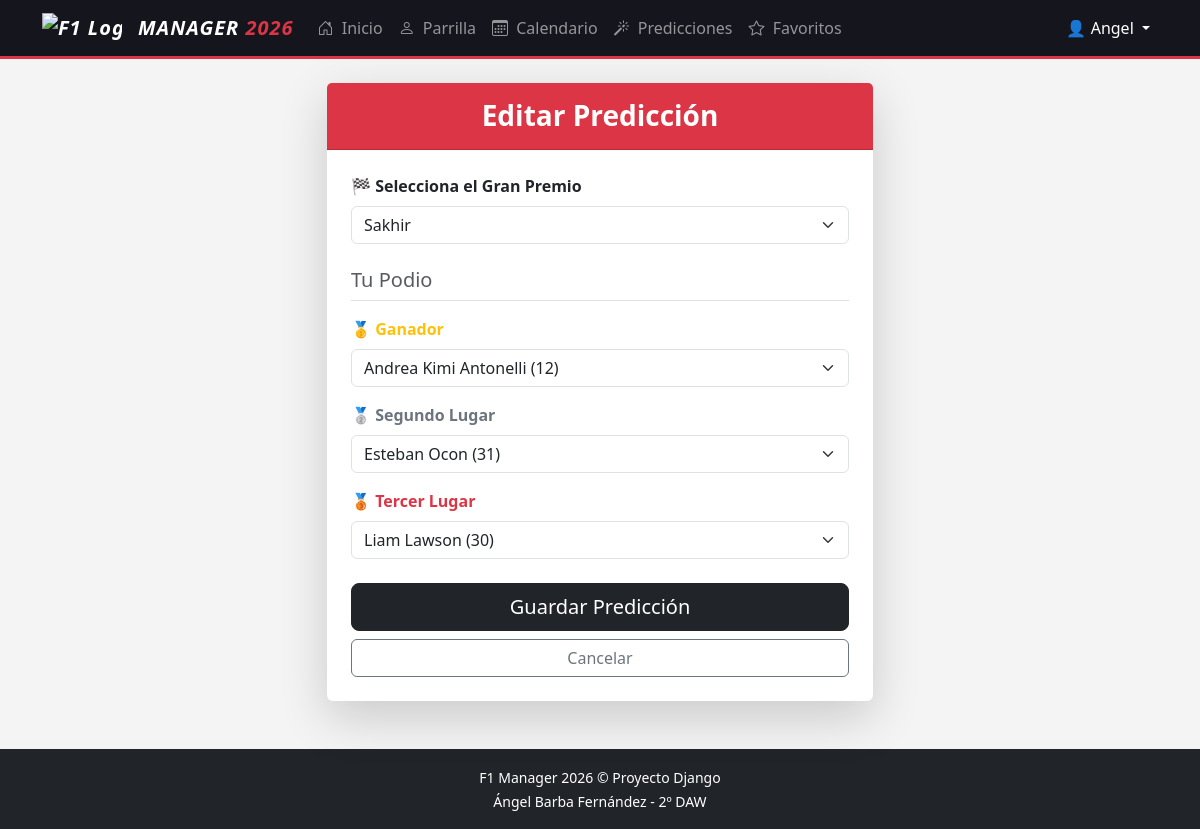
The page /prediccion/editar/2/ (signed in) on the database its author committed.
### core/models.py (models this page shows, shortened)
class Prediccion(models.Model):
    user = models.ForeignKey(User, on_delete=models.CASCADE)
    circuito = models.ForeignKey(Circuito, on_delete=models.CASCADE)
    primero = models.ForeignKey(Piloto, on_delete=models.CASCADE, related_name='prediccion_primero')
    segundo = models.ForeignKey(Piloto, on_delete=models.CASCADE, related_name='prediccion_segundo')
    tercero = models.ForeignKey(Piloto, on_delete=models.CASCADE, related_name='prediccion_tercero')
    fecha_creacion = models.DateTimeField(auto_now_add=True)
    class Meta:
        unique_together = ('user', 'circuito')

### core/views.py (the view)
# urls.py: path('prediccion/editar/<int:pk>/', views.editar_prediccion, name='editar_prediccion'),
@login_required
def editar_prediccion(request, pk):
    prediccion = get_object_or_404(Prediccion, pk=pk, user=request.user)
    if prediccion.circuito.fecha <= date.today():
        messages.error(request, "La carrera ya ha comenzado o finalizado. No se puede modificar.")
        return redirect('lista_predicciones')
    if request.method == 'POST':
        form = PrediccionForm(request.POST, instance=prediccion, user=request.user)
        if form.is_valid():
            form.save()
            messages.success(request, 'Predicción actualizada con éxito.')
            return redirect('lista_predicciones')
    else:
        form = PrediccionForm(instance=prediccion, user=request.user)
    return render(request, 'core/crear_prediccion.html', {'form': form, 'editando': True})

### core/forms.py (shortened to what this page needs)
class PrediccionForm(forms.ModelForm):
    class Meta:
        model = Prediccion
        fields = ['circuito', 'primero', 'segundo', 'tercero']
        widgets = {
            'circuito': forms.Select(attrs={'class': 'form-select'}),
            'primero': forms.Select(attrs={'class': 'form-select'}),
            'segundo': forms.Select(attrs={'class': 'form-select'}),
            'tercero': forms.Select(attrs={'class': 'form-select'}),
        }
        labels = {
            'primero': '🥇 Ganador',
            'segundo': '🥈 Segundo Lugar',
            'tercero': '🥉 Tercer Lugar',
        }
    def __init__(self, *args, **kwargs):
        self.user = kwargs.pop('user', None)
        super().__init__(*args, **kwargs)
        circuitos_futuros = Circuito.objects.filter(fecha__gte=date.today()).order_by('fecha')
        if self.user and not self.instance.pk:
            carreras_jugadas = Prediccion.objects.filter(user=self.user).values_list('circuito_id', flat=True)
            circuitos_futuros = circuitos_futuros.exclude(id__in=carreras_jugadas)
        self.fields['circuito'].queryset = circuitos_futuros

### core/models.py (called while the page is built)
    def __str__(self):
        return self.nombre

    def __str__(self):
        return f"{self.nombre} ({self.numero})"

### core/templates/core/crear_prediccion.html (shortened to what this page needs)
{% extends 'core/base.html' %}
{% block content %}
<div class="row justify-content-center">
    <div class="col-md-8 col-lg-6">
        <div class="card shadow-lg border-0">
            <div class="card-header bg-danger text-white text-center py-3">
                <h3 class="mb-0 fw-bold">{% if editando %}Editar Predicción{% else %}Nueva Predicción{% endif %}</h3>
            </div>
            <div class="card-body p-4">
                <form method="post">
                    <div class="mb-4">
                        <label class="form-label fw-bold">🏁 Selecciona el Gran Premio</label>
                        {{ form.circuito }}
                    </div>
                    <h5 class="text-muted border-bottom pb-2 mb-3">Tu Podio</h5>
                    <div class="mb-3">
                        <label class="form-label text-warning fw-bold">🥇 Ganador</label>
                        {{ form.primero }}
                    </div>
                    <div class="mb-3">
                        <label class="form-label text-secondary fw-bold">🥈 Segundo Lugar</label>
                        {{ form.segundo }}
                    </div>
                    <div class="mb-3">
                        <label class="form-label text-danger fw-bold">🥉 Tercer Lugar</label>
                        {{ form.tercero }}
                    </div>
                    <div class="d-grid gap-2 mt-4">
                        <button type="submit" class="btn btn-dark btn-lg">Guardar Predicción</button>
                        <a href="{% url 'home' %}" class="btn btn-outline-secondary">Cancelar</a>
                    </div>
                </form>
            </div>
        </div>
    </div>
</div>
{% endblock %}

### core/templates/core/base.html (shortened to what this page needs)
<!DOCTYPE html>
<html lang="es">
<head>
    <link href="https://cdn.jsdelivr.net/npm/bootstrap@5.3.0/dist/css/bootstrap.min.css" rel="stylesheet">
    <link rel="stylesheet" href="https://cdn.jsdelivr.net/npm/bootstrap-icons@1.11.0/font/bootstrap-icons.css">
    <link rel="stylesheet" href="https://cdn.jsdelivr.net/gh/lipis/flag-icons@6.6.6/css/flag-icons.min.css"/>
</head>
<body>
    <nav class="navbar navbar-expand-lg navbar-dark border-bottom border-danger border-3 sticky-top">
        <div class="container">
            <a class="navbar-brand text-white d-flex align-items-center" href="{% url 'home' %}">
                <img src="https://www.formula1.com/etc/designs/fom-website/images/f1_logo_white.png" alt="F1 Logo" width="80" height="auto" class="me-3">
                <span style="font-style: italic; letter-spacing: 1px;">
                    MANAGER <span class="text-danger">2026</span>
                </span>
            </a>
            <div class="collapse navbar-collapse" id="navbarNav">
                <ul class="navbar-nav me-auto">
                    <li class="nav-item">
                        <a class="nav-link" href="{% url 'home' %}">
                            <i class="bi bi-house-door me-1"></i> Inicio
                        </a>
                    </li>
                    <li class="nav-item">
                        <a class="nav-link" href="{% url 'parrilla' %}">
                            <i class="bi bi-person me-1"></i> Parrilla
                        </a>
                    </li>
                    <li class="nav-item">
                        <a class="nav-link" href="{% url 'calendario' %}">
                            <i class="bi bi-calendar3 me-1"></i> Calendario
                        </a>
                    </li>
                    <li class="nav-item">
                        <a class="nav-link" href="{% url 'lista_predicciones' %}">
                            <i class="bi bi-magic me-1"></i> Predicciones
                        </a>
                    </li>
                    <li class="nav-item">
                        <a class="nav-link" href="{% url 'mis_favoritos' %}">
                            <i class="bi bi-star me-1"></i> Favoritos
                        </a>
                    </li>
                </ul>
                <ul class="navbar-nav">
                    {% if user.is_authenticated %}
                    <li class="nav-item dropdown">
                        <a class="nav-link dropdown-toggle active" href="#" role="button" data-bs-toggle="dropdown">
                            👤 {{ user.username|title }}
                        </a>
                    </li>
                    {% else %}
                    <li class="nav-item">
                        <a class="nav-link" href="{% url 'login' %}">Iniciar Sesión</a>
                    </li>
                    {% endif %}
                </ul>
            </div>
        </div>
    </nav>
    <div class="container mt-4 mb-5">
        {% block content %}
        {% endblock %}
    </div>
    <footer class="bg-dark text-white text-center py-3 mt-auto">
        <div class="container">
            <small>F1 Manager 2026 &copy; Proyecto Django<br>Ángel Barba Fernández - 2º DAW</small>
        </div>
    </footer>
</body>
</html>

### core/templates/core/base.html (style rules this page uses)
body { background-color: #f4f4f4; min-height: 100vh; display: flex; flex-direction: column; }
.navbar { background-color: #15151e !important; }
.navbar-brand { font-weight: 800; font-style: italic; letter-spacing: 1px; }
footer { margin-top: auto; }

### rows shown on the page
Prediccion: circuito "Sakhir", primero "Andrea Kimi Antonelli (12)", segundo "Esteban Ocon (31)", tercero "Liam Lawson (30)"

### other values the page prints
{{ user.username|title }} "Angel"
